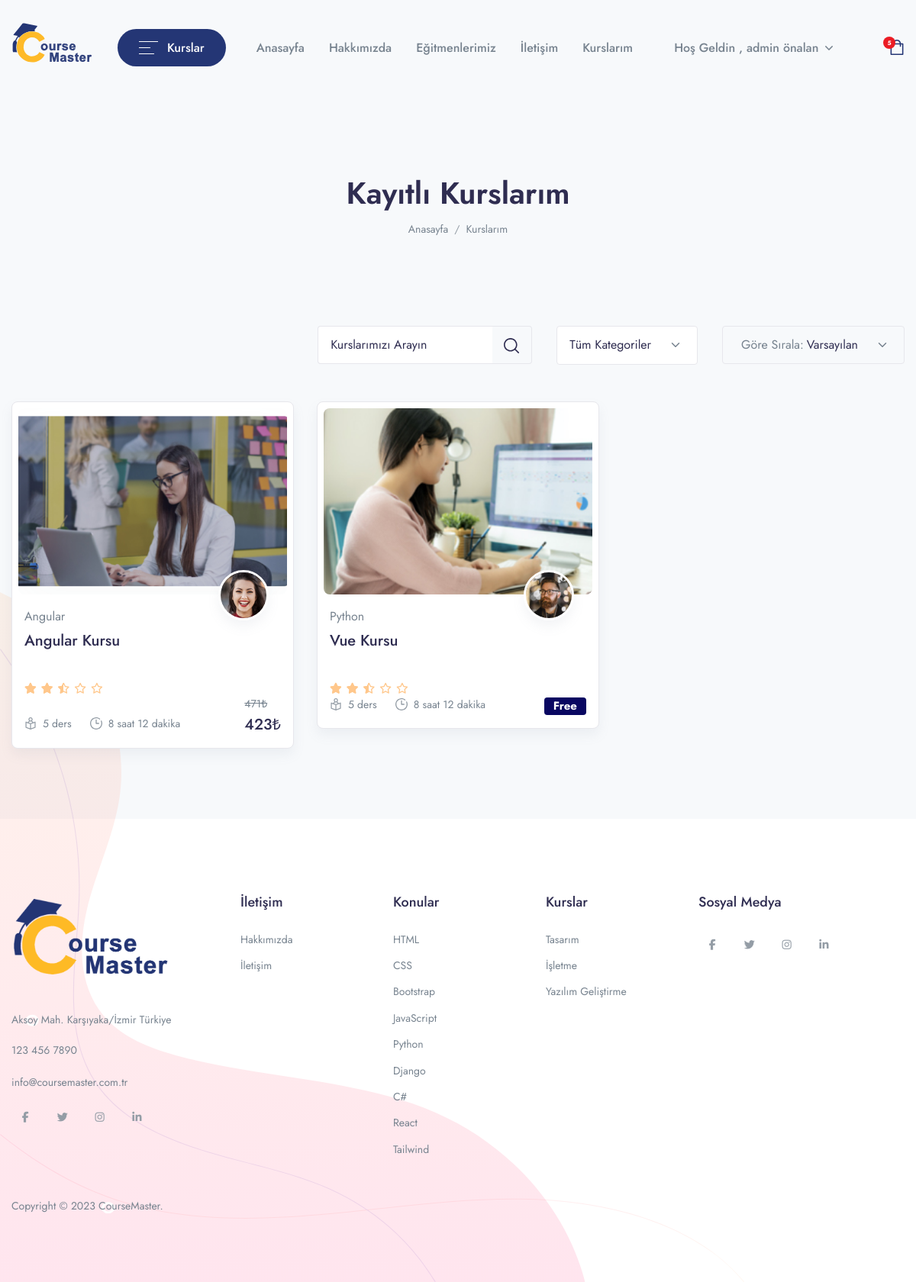
The app's page /my-course (signed in) with its own data.
### app/models.py (models this page shows, shortened)
class UserCource(models.Model):
    user=models.ForeignKey(User,on_delete=models.CASCADE)
    course=models.ForeignKey(Course,on_delete=models.CASCADE)
    paid=models.BooleanField(default=0)
    date=models.DateTimeField(auto_now_add=True)

class Course(models.Model):
    STATUS = (
        ('PUBLISH','PUBLISH'),
        ('DRAFT','DRAFT'),
    )
    featured_image = models.ImageField(upload_to="Media/featured_img",null=True)
    featured_video = models.CharField(max_length = 300, null=True)
    title = models.CharField(max_length=500)
    created_at = models.DateField(auto_now_add=True)
    author = models.ForeignKey(Author,on_delete=models.CASCADE,null=True)
    category =models.ForeignKey(Categories,on_delete=models.CASCADE)
    level=models.ForeignKey(Level,on_delete=models.CASCADE,null=True)
    description = models.TextField()
    price = models.IntegerField(null=True,default=0)
    discount = models.IntegerField(null=True)
    language=models.ForeignKey(Language,on_delete=models.CASCADE,null=True)
    Deadline=models.CharField(max_length=100,null=True)
    slug = models.SlugField(default='',max_length=500,null=True,blank=True)
    status=models.CharField(choices=STATUS,max_length=100,null=True)
    Certificate=models.CharField(null=True,max_length=100)

class Author(models.Model):
    author_profile = models.ImageField(upload_to="Media/author")
    name = models.CharField(max_length=100, null=True)
    about_author = models.TextField()

class Categories(models.Model):
    icon = models.CharField(max_length=200,null=True)
    name = models.CharField(max_length=200)

### CourseMasterApp/views.py (the view)
# urls.py: path('my-course',views.MY_COURSE,name='my_course'),
def MY_COURSE(request):
    course = UserCource.objects.filter(user = request.user)
    context = {
        'course': course
    }
    return render(request, 'course/my-course.html',context)

### app/templatetags/course_tags.py (called while the page is built)
@register.simple_tag
def discount_calculation(price,discount):
    if discount is None or discount == 0:
        return price
    sellprice = price
    sellprice = price - (price * discount/100)
    return math.floor(sellprice)

### templates/course/my-course.html (shortened to what this page needs)
{% extends 'base.html' %}
{% load course_tags %}
{%block content %}
<header class="py-8 py-md-11" style="background-image: none">
  <div class="container text-center py-xl-2">
    <h1 class="display-4 fw-semi-bold mb-0">Kayıtlı Kurslarım</h1>
    <nav aria-label="breadcrumb">
      <ol class="breadcrumb breadcrumb-scroll justify-content-center">
        <li class="breadcrumb-item">
          <a class="text-gray-800" href="{% url 'home' %}"> Anasayfa </a>
        </li>
        <li class="breadcrumb-item text-gray-800 active" aria-current="page">
          Kurslarım
        </li>
      </ol>
    </nav>
  </div>
</header>
<div class="container mb-6 mb-xl-8 z-index-2">
  <div class="d-xl-flex align-items-center">
    <div class="ms-xl-auto d-xl-flex flex-wrap">
      <div class="mb-4 mb-xl-0 ms-xl-6">
        <form class="">
          <div class="input-group input-group-filter">
            <input
              class="form-control form-control-sm placeholder-dark border-end-0 shadow-none"
              type="search"
              placeholder="Kurslarımızı Arayın"
              aria-label="Search"
            />
            <div class="input-group-append">
              <button
                class="btn btn-sm btn-outline-white border-start-0 text-dark bg-transparent"
                type="submit"
              >
              </button>
            </div>
          </div>
        </form>
      </div>
      <div class="mb-4 mb-xl-0 ms-xl-6">
        <select
          class="form-select form-select-sm text-dark shadow-none dropdown-menu-end"
          data-choices
        >
          <option>Tüm Kategoriler</option>
        </select>
      </div>
      <div class="mb-4 mb-xl-0 ms-xl-6">
        <div
          class="border rounded d-flex align-items-center choices-label h-50p"
        >
          <span class="ps-5">Göre Sırala:</span>
          <select
            class="form-select form-select-sm text-dark border-0 ps-1 bg-transparent flex-grow-1 shadow-none dropdown-menu-end"
            data-choices
          >
            <option>Varsayılan</option>
          </select>
        </div>
      </div>
    </div>
  </div>
</div>
<div class="container pb-4 pb-xl-7">
  <div class="row row-cols-md-2 row-cols-xl-3 mb-6 mb-xl-3">
    {% for i in course %}
    <div
      class="col-md pb-4 pb-md-7"
    >
      <div class="card border shadow p-2 rounded-lg sk-fade">
        <div class="card-zoom position-relative">
          <a
            href="{{i.get_absolute_url}}"
            class="card-img sk-thumbnail img-ratio-9 d-block"
          >
            <img
              class="rounded shadow-light-lg"
              src="{{i.course.featured_image}}"
              alt="..."
            />
          </a>
        </div>
        <div class="card-footer px-2 pb-2 mb-1 pt-4 position-relative">
          <a href="{{i.get_absolute_url}}" class="d-block">
            <div
              class="avatar avatar-xl badge-float position-absolute top-0 right-0 mt-n6 me-5 rounded-circle shadow border border-white border-w-lg"
            >
              <img
                src="{{i.course.author.author_profile}}"
                alt="..."
                class="avatar-img rounded-circle"
              />
            </div>
          </a>
          <a href="course-single-v5.html"
            ><span class="mb-1 d-inline-block text-gray-800"
              >{{i.course.category.name}}</span
            ></a
          >
          <div class="position-relative">
            <a href="{{i.get_absolute_url}}" class="d-block stretched-link">
              <h4
                class="line-clamp-2 h-md-48 h-lg-58 me-md-6 me-lg-10 me-xl-4 mb-2"
              >
                {{i.course.title}}
              </h4>
            </a>
            <div class="d-lg-flex align-items-end flex-wrap mb-n1">
              <div class="star-rating mb-2 mb-lg-0 me-lg-3">
                <div class="rating" style="width: 50%"></div>
              </div>
            </div>
            <div class="row mx-n2 align-items-end">
              <div class="col px-2">
                <ul class="nav mx-n3">
                  <li class="nav-item px-3">
                    <div class="d-flex align-items-center">
                      <div class="me-2 d-flex icon-uxs text-secondary">
                      </div>
                      <div class="font-size-sm">5 ders</div>
                    </div>
                  </li>
                  <li class="nav-item px-3">
                    <div class="d-flex align-items-center">
                      <div class="me-2 d-flex icon-uxs text-secondary">
                      </div>
                      <div class="font-size-sm">8 saat 12 dakika</div>
                    </div>
                  </li>
                </ul>
              </div>
              {% if i.course.price == 0 %}
              <div class="col-auto px-2 text-right">
                <ins class="h4 mb-0 d-block mb-lg-n1">
                  <span class="badge badge-primary">Free</span>
                </ins>
              </div>
              {% else %}
              <div class="col-auto px-2 text-right">
                <del class="font-size-sm">{{i.course.price}}₺</del>
                <ins class="h4 mb-0 d-block mb-lg-n1">{% discount_calculation i.course.price i.course.discount %}₺</ins>
              </div>
              {% endif %}
            </div>
          </div>
        </div>
      </div>
    </div>
    {% endfor %}
  </div>
</div>
{% endblock %}

### templates/components/header.html (shortened to what this page needs)
{% load static %}
<header class="navbar navbar-expand-xl navbar-light">
  <div class="container container-wd">
    <a class="navbar-brand ms-0" href="/">
      <img
        src="{% static 'assets/img/coursemaster-logo.svg' %}"
        class="navbar-brand-img"
        alt="Course Master"
      />
    </a>
    <ul class="navbar-nav navbar-vertical ms-xl-4 d-none d-xl-flex">
      <li class="nav-item dropdown">
        <a
          class="nav-link pb-4 mb-n4 px-0 pt-0"
          id="navbarVerticalMenu"
          data-bs-toggle="dropdown"
          href="#"
          aria-haspopup="true"
          aria-expanded="false"
        >
          <div
            class="rounded-pill py-3 px-5 d-flex align-items-center"
            style="background-color: #243675"
          >
            <div class="me-3 ms-1 d-flex text-white">
              <svg
                width="25"
                height="17"
                viewBox="0 0 25 17"
                xmlns="http://www.w3.org/2000/svg"
              >
                <rect width="25" height="1" fill="currentColor" />
                <rect y="8" width="15" height="1" fill="currentColor" />
                <rect y="16" width="20" height="1" fill="currentColor" />
              </svg>
            </div>
            <span class="text-white fw-medium me-1">Kurslar</span>
          </div>
        </a>
      </li>
    </ul>
    <div class="collapse navbar-collapse z-index-lg" id="navbarCollapse">
      <ul class="navbar-nav ms-5">
        <li class="nav-item dropdown dropdown-full-width">
          <a href="{% url 'home' %}" class="nav-link px-xl-4">
            <span>Anasayfa</span>
          </a>
        </li>
        <li class="nav-item dropdown dropdown-full-width">
          <a href="{% url 'about_us' %}" class="nav-link px-xl-4">
            <span>Hakkımızda</span>
          </a>
        </li>
        <li class="nav-item dropdown dropdown-full-width">
          <a href="{% url 'instructors' %}" class="nav-link px-xl-4">
            <span>Eğitmenlerimiz</span>
          </a>
        </li>
        <li class="nav-item dropdown dropdown-full-width">
          <a href="{% url 'contact_us' %}" class="nav-link px-xl-4">
            <span>İletişim</span>
          </a>
        </li>
        {% if user.is_authenticated%}
        <li class="nav-item dropdown dropdown-full-width">
          <a href="{% url 'my_course' %}" class="nav-link px-xl-4">
            <span>Kurslarım</span>
          </a>
        </li>
        {% elif user.is_authenticated %}
        <li class="nav-item dropdown dropdown-full-width">
          <a href="{% url 'my_course' %}" class="nav-link px-xl-4">
            <span>Kurslarım</span>
          </a>
        </li>
        {% else %}
        <li class="nav-item dropdown dropdown-full-width">
          <a href="{% url 'single_course' %}" class="nav-link px-xl-4">
            <span>Kurslar</span>
          </a>
        </li>
        {% endif %}
      {% if user.is_authenticated and user.first_name == '' %}
      <li class="nav-item dropdown border-0 px-1 px-md-3">
          <a class="nav-link dropdown-toggle" id="user" data-bs-toggle="dropdown" href="#" aria-haspopup="true" aria-expanded="false">
            Hoş Geldin, {{user.username}}
         </a>
         <ul class="dropdown-menu border-xl shadow-none" aria-labelledby="user">
             <li class="dropdown-item">
                 <a class="dropdown-link active" href="{% url 'profile' %}">
                     Hesap
                 </a>
             </li>
             <li class="dropdown-item">
                 <a class="dropdown-link" href="">
                     Enrolled Courses
                 </a>
             </li>
             <li class="dropdown-item">
                 <a href="{% url 'logout' %}" class="dropdown-link">
                     Logout
                 </a>
             </li>
         </ul>
     </li>
     {% elif user.is_authenticated %}
      <li class="nav-item dropdown border-0 px-1 px-md-3">
          <a class="nav-link dropdown-toggle" id="user" data-bs-toggle="dropdown" href="#" aria-haspopup="true" aria-expanded="false">
            Hoş Geldin , {{user.first_name}}&nbsp;{{user.last_name}}
         </a>
     </li>
     {% endif %}
     </ul>
 </div>
    <ul class="navbar-nav flex-row ms-auto ms-xl-0 me-n2 me-md-n4">
      <li class="nav-item border-0 px-0">
        <a
          href="#"
          class="nav-link d-flex px-3 px-md-4 position-relative icon-xs"
          style="color: #243675"
          data-bs-toggle="modal"
          data-bs-target="#cartModal"
        >
          <span
            class="badge badge-alizarin rounded-circle fw-bold badge-float mt-n1 ms-n2 px-0 w-16"
            style="font-size: 8px"
            >5</span
          >
        </a>
      </li>
    </ul>
  </div>
</header>

### records on screen
UserCource: course.featured_image (picture), course.author.author_profile (picture), course.category.name "Angular", course "Angular Kursu", course.price "471", course.discount "423"
UserCource: course.featured_image (picture), course.author.author_profile (picture), course.category.name "Python", course "Vue Kursu", shows "Free"

### other values on screen
{{ user.first_name }} "admin"
{{ user.last_name }} "önalan"
